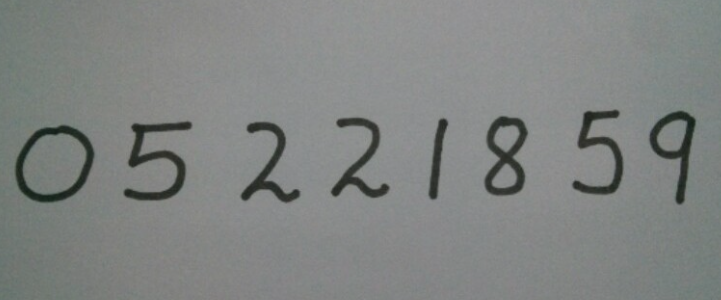
#> input picture test/images/00.png, 721 x 300 px
$ python ROI_4.py   (older library calls are emulated)
#> lines starting #> are read from the running program, lines starting #| are printed output that depends on the picture; after the words box and inside, x2 and y2 are one past the last pixel; in counts of white or black regions, pixels touching at a corner belong together
# import the necessary packages
from imutils.perspective import four_point_transform
from imutils import contours
import imutils
import cv2
import numpy as np


# load the example image
image = cv2.imread("images/00.png")
#> image is the input picture: shape (300, 721, 3); mean B, G, R 129.8, 131.5, 128.4

# pre-process the image by resizing it, converting it to
# graycale, blurring it, and computing an edge map
image = imutils.resize(image, height=500)
#> image: shape (500, 1201, 3)
gray = cv2.cvtColor(image, cv2.COLOR_BGR2GRAY)
blurred = cv2.GaussianBlur(gray, (5, 5), 0)
# edged = cv2.Canny(blurred, 50, 200, 255)
thresh = cv2.threshold(blurred, 0, 255,cv2.THRESH_TOZERO | cv2.THRESH_OTSU)[1]
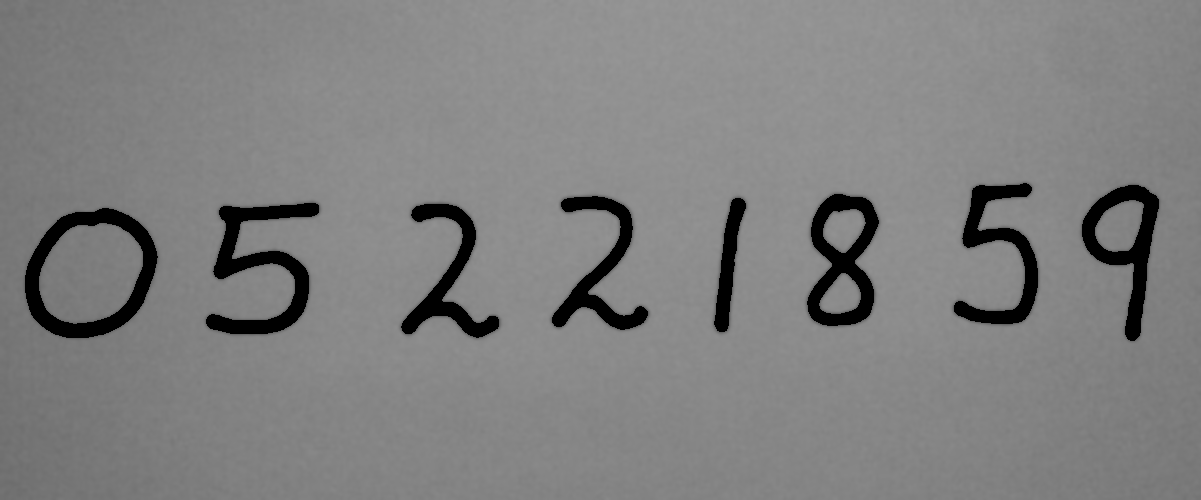
#> thresh: shape (500, 1201); min 0, max 151, mean 127.3
cv2.imshow('image', image)
cv2.waitKey(0)
# threshold the warped image, then apply a series of morphological
# operations to cleanup the thresholded image
thresh = cv2.threshold(blurred, 0, 255,cv2.THRESH_TOZERO | cv2.THRESH_OTSU)[1]
cv2.imshow('thresh', thresh)
cv2.waitKey(0)


thresh = cv2.threshold(blurred, 0, 255,cv2.THRESH_BINARY | cv2.THRESH_OTSU)[1]
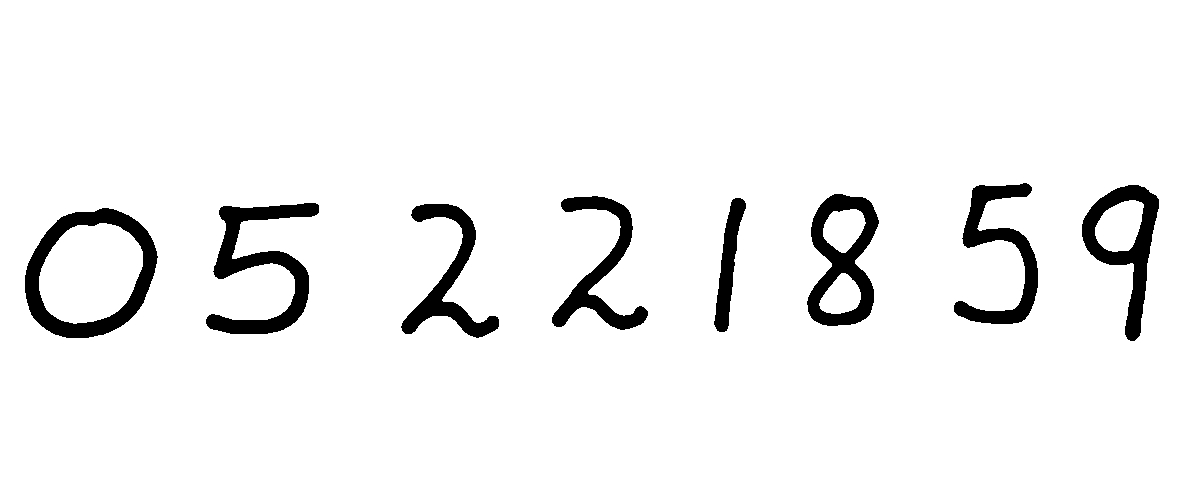
#> thresh: shape (500, 1201); 94.8% white; 8 black regions, largest, box (x1, y1, x2, y2) and area: (25, 208, 158, 338) 5219, (206, 203, 319, 334) 5031, (807, 194, 879, 326) 4320
# thresh = cv2.threshold(blurred, thresh=180, maxval=255, type=cv2.THRESH_BINARY )[1]
cv2.imshow('thresh', thresh)
cv2.waitKey(0)

kernel = cv2.getStructuringElement(cv2.MORPH_ELLIPSE, (1, 5))
thresh = cv2.morphologyEx(thresh, cv2.MORPH_OPEN, kernel)
#> thresh: shape (500, 1201); 94.7% white; 8 black regions, largest, box (x1, y1, x2, y2) and area: (25, 208, 158, 338) 5219, (206, 203, 319, 334) 5035, (807, 194, 879, 326) 4333
# cv2.imshow('thresh', thresh)
# cv2.waitKey(0)
thresh=255-thresh
#> thresh: shape (500, 1201); 5.3% white; 8 white regions
cv2.imshow('thresh', thresh)
cv2.waitKey(0)

blurred = cv2.GaussianBlur(thresh, (5, 5), 0)
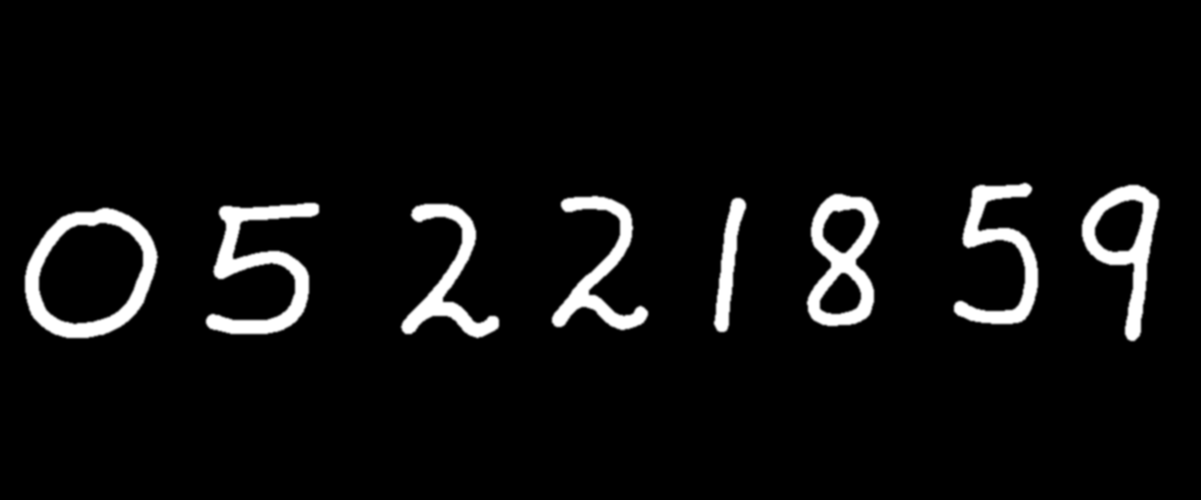
#> blurred: shape (500, 1201); min 0, max 255, mean 13.4
cv2.imshow('thresh', blurred)
cv2.waitKey(0)


# find contours in the thresholded image, then initialize the
# digit contours lists
cnts = cv2.findContours(thresh.copy(), cv2.RETR_EXTERNAL ,cv2.CHAIN_APPROX_SIMPLE)
#> cnts = 8 contours; box (x1, y1, x2, y2) and area: (25, 208, 158, 338) 13108, (807, 194, 879, 326) 6676, (1082, 185, 1159, 341) 5676, (206, 203, 319, 334) 4682, (954, 183, 1038, 324) 3632, (401, 204, 499, 338) 3374, (552, 196, 648, 330) 3371, (714, 198, 746, 332) 1677
cnts = cnts[0] if imutils.is_cv2() else cnts[1]
cnts = sorted(cnts, key=cv2.contourArea, reverse=True)
digitCnts = []
# print(cnts)
# loop over the digit area candidates
for c in cnts:
    # compute the bounding box of the contour
    (x, y, w, h) = cv2.boundingRect(c)
    print((x, y, w, h))
    cv2.rectangle(image,(x-20,y-20),(x+w+20,y+h+20),(0,255,0),2)

    # if the contour is sufficiently large, it must be a digit
    if w >= 100 and w<=200 and (h >= 100 and h <= 400):
        digitCnts.append(c)
#> this loop made 8 passes
#> (x, y, w, h) on passes 1 to 8: (25, 208, 133, 130), (807, 194, 72, 132), (1082, 185, 77, 156), (206, 203, 113, 131), (954, 183, 84, 141), (401, 204, 98, 134), (552, 196, 96, 134), (714, 198, 32, 134)
#| (25, 208, 133, 130)
#| (807, 194, 72, 132)
#| (1082, 185, 77, 156)
#| (206, 203, 113, 131)
#| (954, 183, 84, 141)
#| (401, 204, 98, 134)
#| (552, 196, 96, 134)
#| (714, 198, 32, 134)
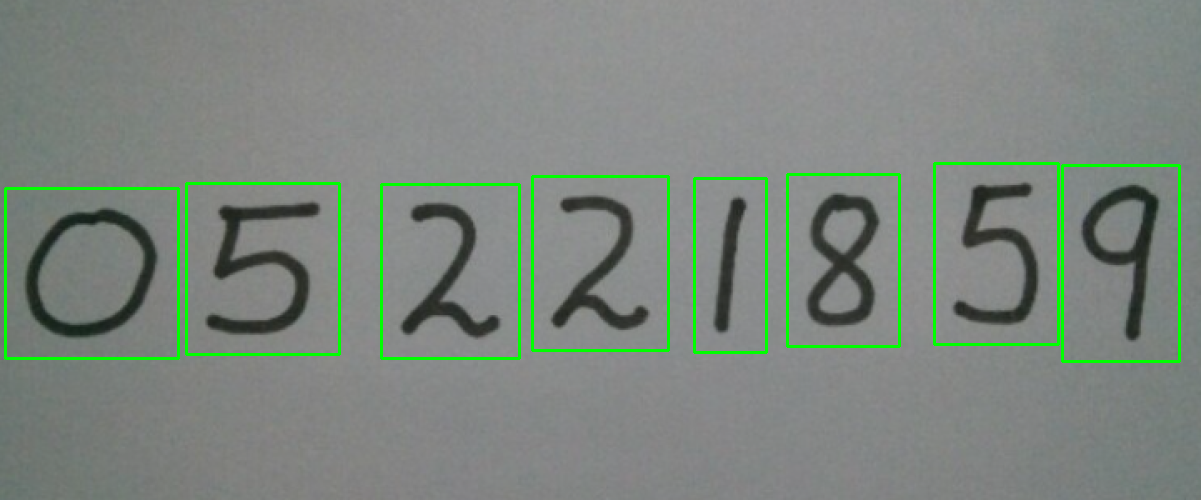
#> image: shape (500, 1201, 3); mean B, G, R 126.5, 134.3, 125.1
#> after the loop, digitCnts = 2 contours; box (x1, y1, x2, y2) and area: (25, 208, 158, 338) 13108, (206, 203, 319, 334) 4682

for c in digitCnts:
    (x, y, w, h) = cv2.boundingRect(c)
#> this loop made 2 passes
    # cv2.rectangle(image,(x-20,y-20),(x+w+20,y+h+20),(0,255,0),2)

cv2.imshow('image', image)
cv2.waitKey(0)

$ run again, with test/images/1.png copied over test/images/00.png
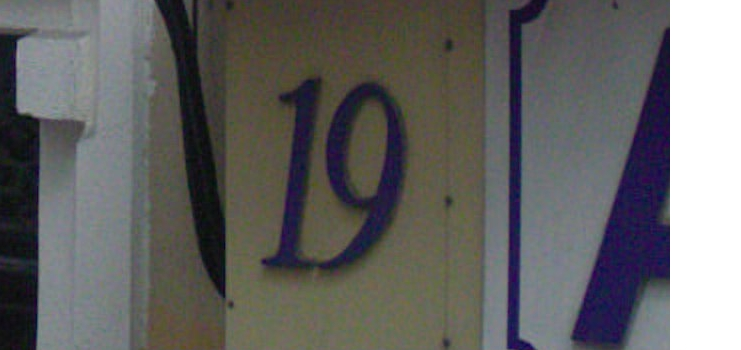
#> input picture test/images/1.png, 741 x 350 px
#> image is the input picture: shape (350, 741, 3); mean B, G, R 99.7, 100.7, 101.4
#> `thresh=255-thresh`:
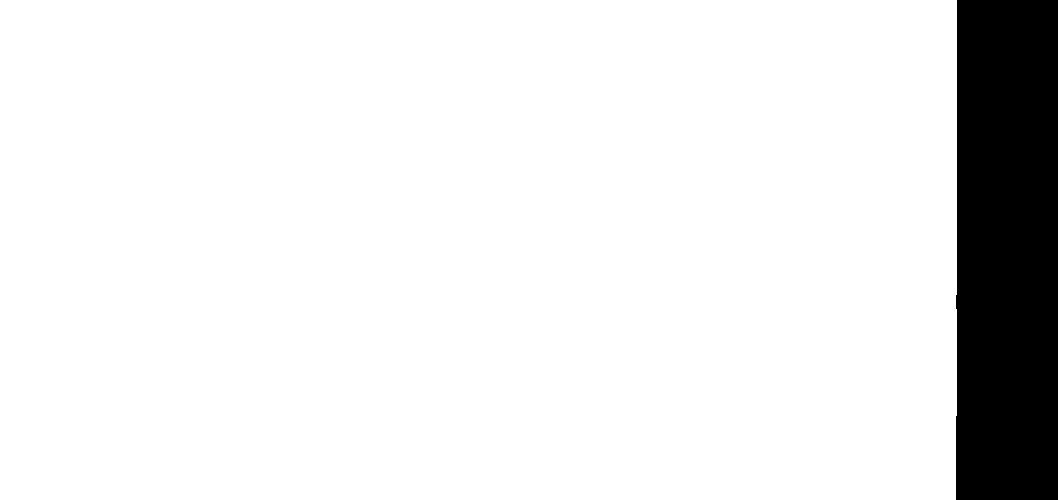
#> thresh: shape (500, 1058); 90.4% white; 1 black region
#> cnts = 1 contour; box (x1, y1, x2, y2) and area: (0, 0, 957, 500) 476946
#> the loop `for c in cnts:` made 1 pass
#> (printed output is left out)
#> after the loop `for c in cnts:`:
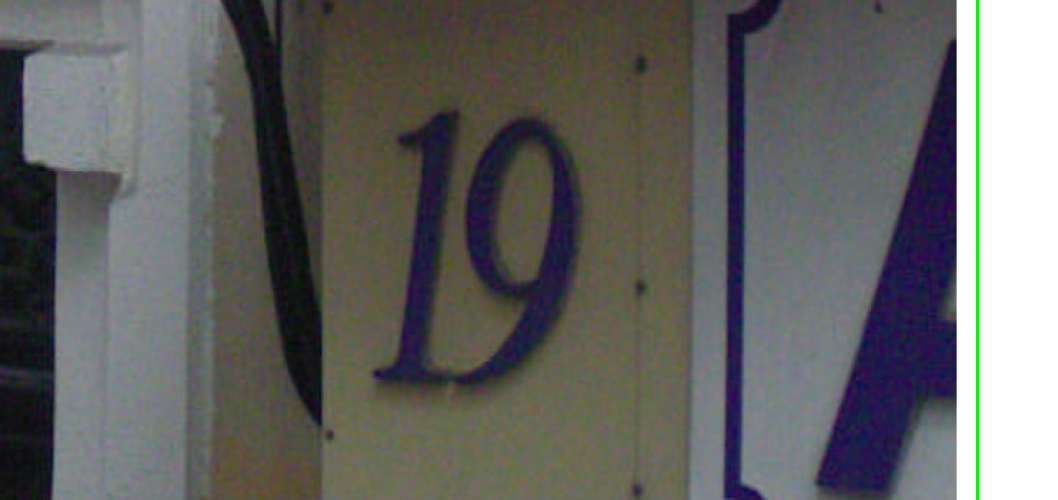
#> image: shape (500, 1058, 3); mean B, G, R 98.9, 100.6, 100.6
#> after the loop `for c in cnts:`: digitCnts = []

$ run again, with test/images/2.png copied over test/images/00.png
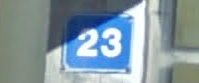
#> input picture test/images/2.png, 199 x 83 px
#> image is the input picture: shape (83, 199, 3); mean B, G, R 161, 152.4, 133.1
#> `thresh = cv2.threshold(blurred, 0, 255,cv2.THRESH_BINARY | cv2.THRESH_..`:
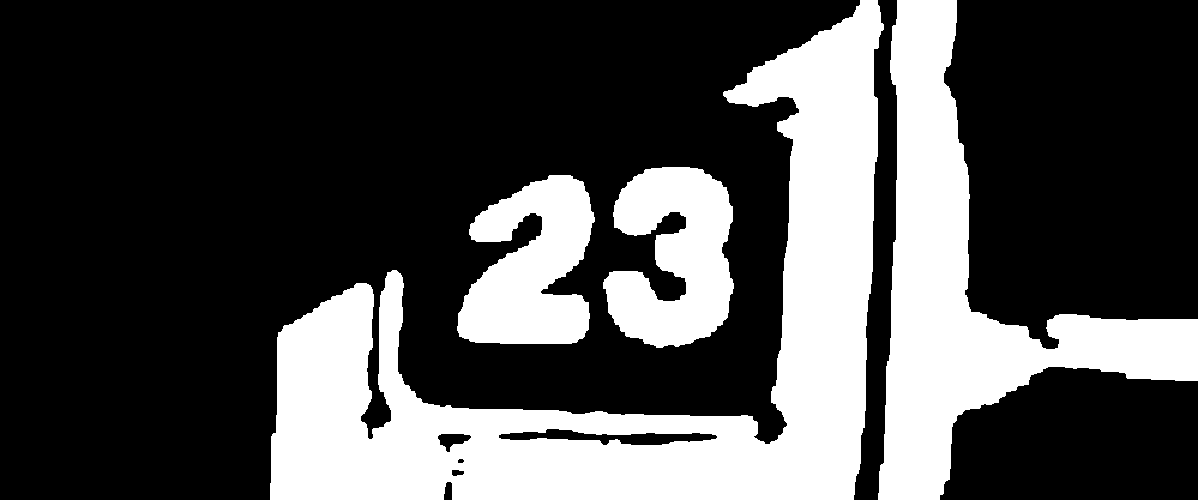
#> thresh: shape (500, 1198); 29.7% white; 4 white regions, box (x1, y1, x2, y2) and area: (270, 0, 884, 500) 97679, (878, 0, 1198, 500) 48632, (603, 167, 734, 348) 16150, (457, 175, 595, 344) 15736
#> cnts = 9 contours, 1 with area under 20; largest, box (x1, y1, x2, y2) and area: (0, 0, 860, 500) 333760, (944, 0, 1198, 349) 75252, (940, 367, 1198, 500) 28636, (854, 0, 897, 500) 9628, (499, 429, 717, 445) 1481, (438, 434, 471, 452) 288, (444, 482, 452, 500) 102, (452, 470, 464, 476) 43
#> the loop `for c in cnts:` made 9 passes
#> (x, y, w, h) on passes 1 to 8: (0, 0, 860, 500), (944, 0, 254, 349), (940, 367, 258, 133), (854, 0, 43, 500), (499, 429, 218, 16), (438, 434, 33, 18), (444, 482, 8, 18), (452, 470, 12, 6)
#> (printed output is left out)
#> after the loop `for c in cnts:`:
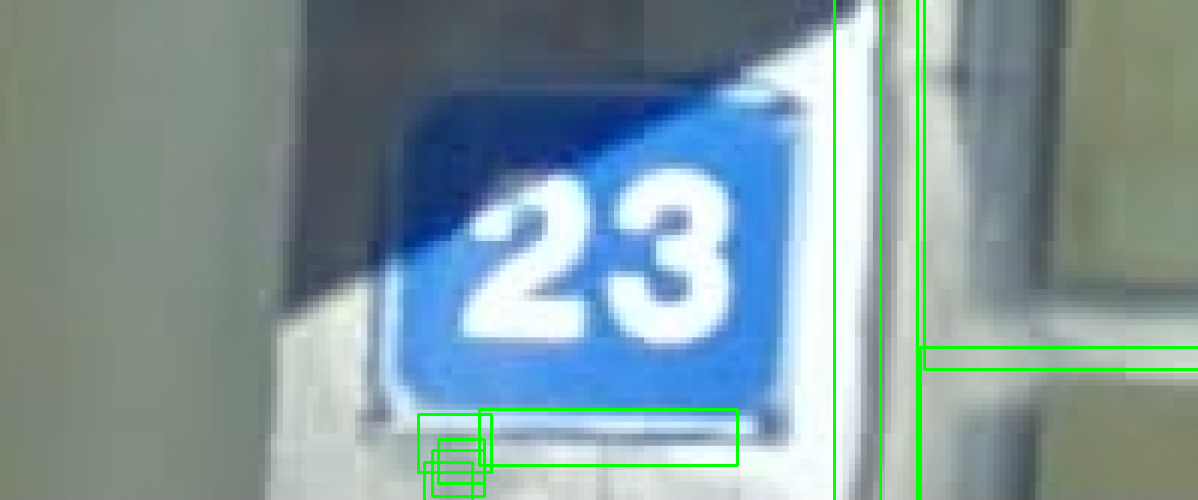
#> image: shape (500, 1198, 3); mean B, G, R 157.2, 153.6, 129.6
#> after the loop `for c in cnts:`: digitCnts = []
